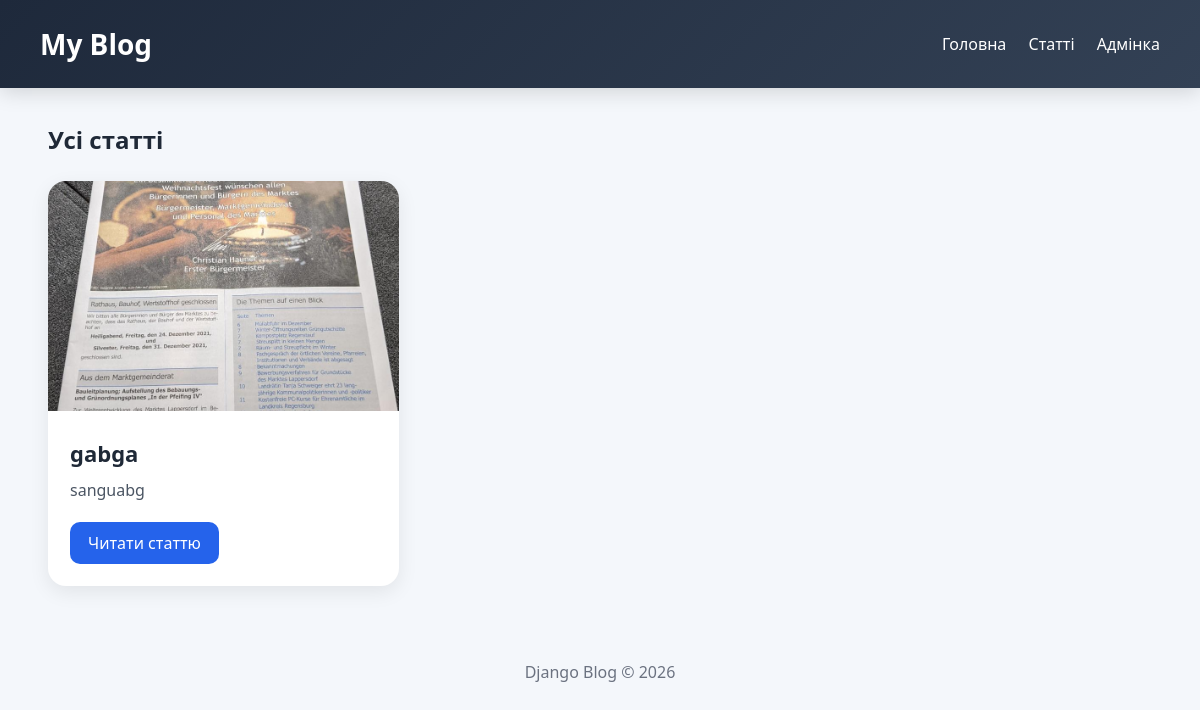
The app's page /articles/ with its own data.
### app_blog/models.py (models this page shows, shortened)
class Article(models.Model):
    title = models.CharField(
        'Заголовок',
        max_length=250,
        help_text='Максимум 250 символів'
    )
    description = models.TextField(
        'Опис',
        blank=True
    )
    pub_date = models.DateTimeField(
        'Дата публікації',
        default=timezone.now
    )
    slug = models.SlugField(
        'Slug',
        unique_for_date='pub_date'
    )
    main_page = models.BooleanField(
        'Головна сторінка',
        default=False
    )
    category = models.ForeignKey(
        Category,
        related_name='articles',
        on_delete=models.CASCADE,
        verbose_name='Категорія',
        blank=True,
        null=True
    )
    objects = models.Manager()
    class Meta:
        ordering = ['-pub_date']
        verbose_name = 'Стаття'
        verbose_name_plural = 'Статті'
    def get_absolute_url(self):
        return reverse(
            'article-detail',
            kwargs={
                'year': self.pub_date.strftime('%Y'),
                'month': self.pub_date.strftime('%m'),
                'day': self.pub_date.strftime('%d'),
                'slug': self.slug,
            }
        )

class ArticleImage(models.Model):
    article = models.ForeignKey(
        Article,
        related_name='images',
        on_delete=models.CASCADE,
        verbose_name='Стаття'
    )
    image = models.ImageField(
        'Фото',
        upload_to='photos/'
    )
    title = models.CharField(
        'Заголовок',
        max_length=250,
        blank=True
    )
    class Meta:
        verbose_name = 'Фото для статті'
        verbose_name_plural = 'Фото для статей'

### app_blog/views.py (the view)
# urls.py: path('articles/', ArticleList.as_view(), name='articles-list'),
class ArticleList(ListView):
    model = Article
    template_name = 'articles_list.html'
    context_object_name = 'items'

### app_blog/templates/articles_list.html (shortened to what this page needs)
{% extends 'base.html' %}
{% block content %}
<div style="display:flex; justify-content:space-between; align-items:center; margin-bottom:25px;">
    <div>
        <h2>
            {% if category %}
                Категорія: {{ category.category }}
            {% else %}
                Усі статті
            {% endif %}
        </h2>
    </div>
</div>
<div class="grid">
{% for item in items %}
    <div class="card">
        {% if item.images.first %}
            <img src="{{ item.images.first.image.url }}" alt="">
        {% endif %}
        <div class="card-body">
            <h3>{{ item.title }}</h3>
            <p>{{ item.description|truncatewords:25 }}</p>
            <a class="btn" href="{{ item.get_absolute_url }}">
                Читати статтю
            </a>
        </div>
    </div>
{% empty %}
    <p>У цій категорії поки немає статей.</p>
{% endfor %}
</div>
{% endblock %}

### app_blog/templates/base.html (style rules this page uses)
* { box-sizing: border-box; margin: 0; padding: 0; }
body { font-family: 'Segoe UI', sans-serif; background: #f4f7fb; color: #1f2937; }
.grid { display: grid; grid-template-columns: repeat(auto-fill,minmax(320px,1fr)); gap: 25px; }
.card { background: white; border-radius: 18px; overflow: hidden; box-shadow: 0 6px 20px rgba(0,0,0,0.08); transition: 0.25s; }
.card img { width: 100%; height: 230px; object-fit: cover; }
.card-body { padding: 22px; }
.card h3 { margin-bottom: 10px; font-size: 22px; }
.card p { color: #4b5563; line-height: 1.6; }
.btn { display: inline-block; margin-top: 18px; padding: 10px 18px; background: #2563eb; color: white; text-decoration: none; border-radius: 10px; transition: 0.2s; }

### records on screen
Article: images.first.image (picture), title "gabga", description "sanguabg"
